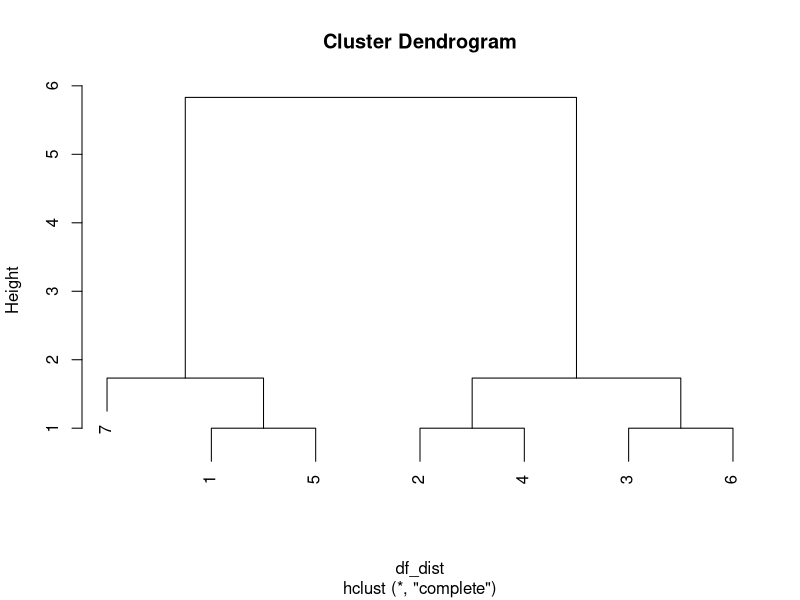
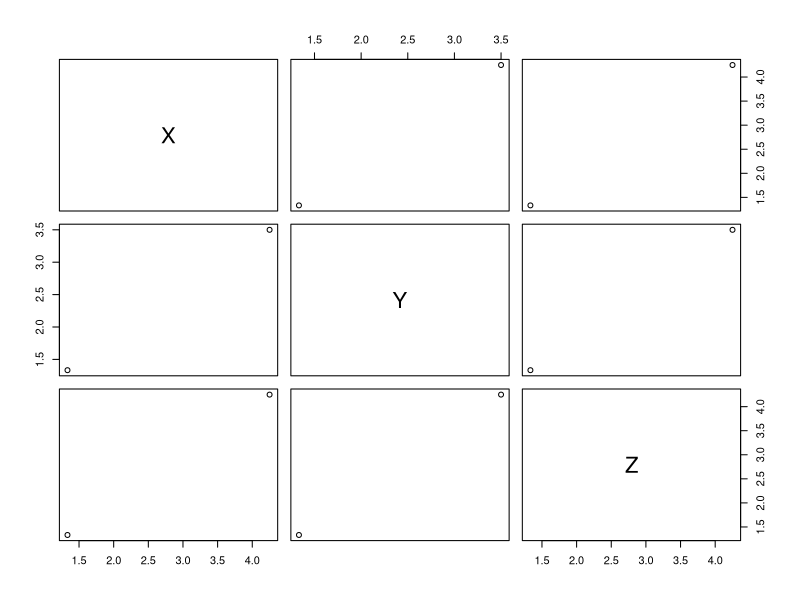

Generate these figures, in order, with R:
## ---- chunk 1

#clear the environment

rm(list=ls())
X <- c(1,5,4,4,1,4,2)
Y <- c(1,3,4,3,2,4,1)
Z <- c(1,4,5,4,1,4,2)
df <- data.frame(X,Y,Z)
df

#1->a,2->b,3->c,4->d,5>e,6->f,7->g
#Hierarchial Clustering 
df_dist<-dist(df)
hclust_results<-hclust(df_dist)
plot(hclust_results)
#### 4.a. Cluster members ####
#Cluster 1 has members: A, E and G
#Cluster 2 has members: B, C, D and F

#### 4.b Cluster center co-ordinates ####
clusters <- cutree(hclust_results, 2)
clusters
cluster_center = aggregate(df,list(cluster=clusters), mean)
cluster_center
plot(cluster_center[2:4])

